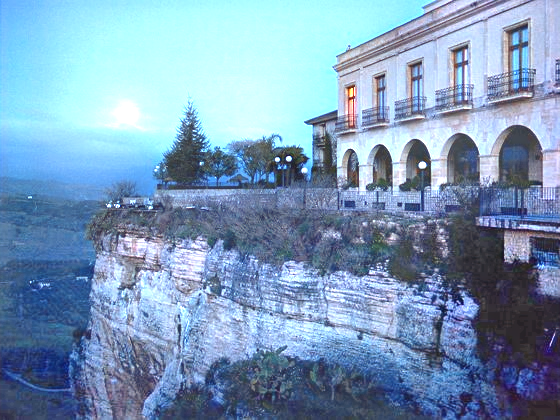
#> input picture evaluate-image-quality-master/src/images/e_2.bmp, 560 x 420 px, found by its file name
$ python calc_Image_Entropy_wx.py images/e_2.bmp
#> lines starting #> are read from the running program, lines starting #| are printed output that depends on the picture
import cv2
import sys
import matplotlib.pyplot as plt
import numpy as np


# ----------------------------
# 2022.1.4
# csxuwu@163.com
# 计算单张图像的 entropy
# ----------------------------

# args = sys.argv
# if len(args) != 2:
#     sys.exit()

def read_img( _img_name ):
    img_BGR = cv2.imread( _img_name )
#> img_BGR is the input picture: shape (420, 560, 3); mean B, G, R 185.4, 155, 124.4
    img_RGB = cv2.cvtColor( img_BGR, cv2.COLOR_BGR2RGB )

    return img_RGB

def calc_entropy( _histogram, _num_of_pixels ):
    entropy = 0

    for i in range( 256 ):
        # Calc the probability of appearance of pixel value "i"
        p = _histogram[i] / _num_of_pixels

        if p == 0:
            continue
        entropy -= p * np.log2( p )

    return entropy

if __name__ == "__main__":


    # Read one image
    img_path = r'G:\Code\Comparative-Experiment\code_comparative_experiment\quality_assessment_metrics\evaluate-image-quality-master\src\images\e_2.bmp'
    img_RGB = read_img( img_path )

    # Convert RGB to Grayscale
    img_Gray = cv2.cvtColor( img_RGB, cv2.COLOR_RGB2GRAY )
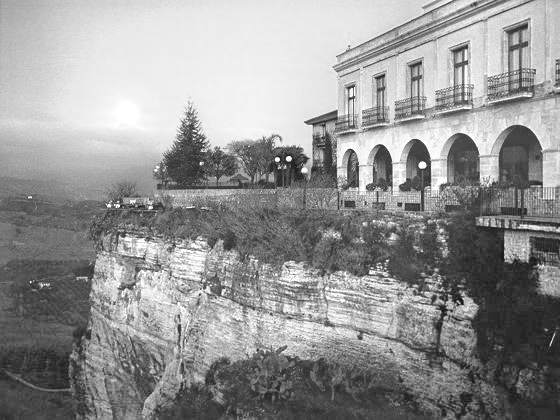
#> img_Gray: shape (420, 560); min 17, max 255, mean 149.3

    # Get histogram of the input image
    img_hist, img_bins = np.histogram( np.array( img_Gray ).flatten(), bins=np.arange( 256+1 ) )
#> img_hist = 256 values, max 3651 at index 236, min 0 at index 0, mean 918.8; img_bins = 257 values from 0 to 256
    # print( img_hist.shape ) (255,)

    # Calculate entropy of the input image
    num_of_pixels = img_RGB.shape[0] * img_RGB.shape[1]
#> num_of_pixels = 235200
    entropy = calc_entropy( img_hist, num_of_pixels )
#> the loop in calc_entropy, `for i in range( 256 ): # Calc the probability of appearance of pixel v..` made 256 passes
#> (p, entropy) on passes 18, 22, 23: (4.25e-06, 7.59e-05), (2.13e-05, 0.000406), (2.55e-05, 0.000795)
#> after the loop in calc_entropy, `for i in range( 256 ):`: entropy = 7.67
#> entropy = 7.67
    print( 'Entropy: {:.2f}'.format( entropy ) )
#| Entropy: 7.67

$ run again, with evaluate-image-quality-master/src/images/2+.bmp copied over evaluate-image-quality-master/src/images/e_2.bmp
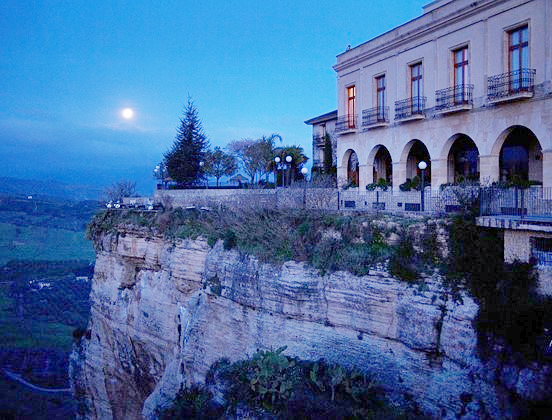
#> input picture evaluate-image-quality-master/src/images/2+.bmp, 552 x 420 px, found by its file name
#> in read_img, img_BGR is the input picture: shape (420, 552, 3); mean B, G, R 156.2, 106, 70.6
#> `img_Gray = cv2.cvtColor( img_RGB, cv2.COLOR_RGB2GRAY )`:
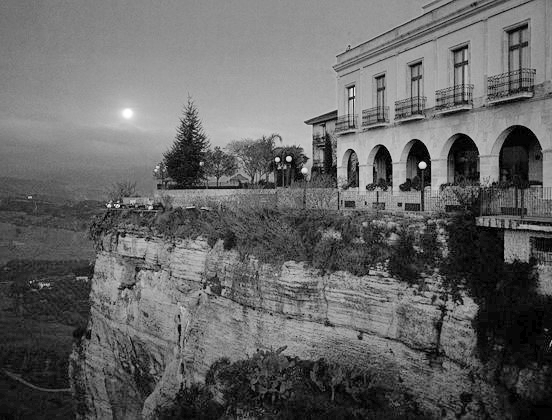
#> img_Gray: shape (420, 552); min 0, max 255, mean 101.1
#> img_hist = 256 values, max 2821 at index 147, min 0 at index 235, mean 905.6; img_bins = 257 values from 0 to 256
#> the loop in calc_entropy, `for i in range( 256 ): # Calc the probability of appearance of pixel v..` made 256 passes
#> (p, entropy) on passes 1 to 3: (0.00313, 0.026), (0.000513, 0.0316), (0.0015, 0.0457)
#> after the loop in calc_entropy, `for i in range( 256 ):`: entropy = 7.48
#| Entropy: 7.48

$ run again, with evaluate-image-quality-master/src/images/EnlightGAN.bmp copied over evaluate-image-quality-master/src/images/e_2.bmp
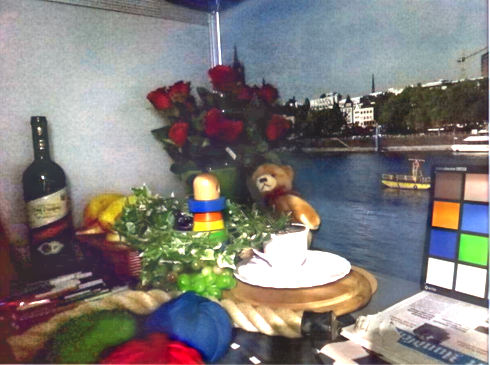
#> input picture evaluate-image-quality-master/src/images/EnlightGAN.bmp, 490 x 365 px, found by its file name
#> in read_img, img_BGR is the input picture: shape (365, 490, 3); mean B, G, R 122.5, 124.9, 128.6
#> `img_Gray = cv2.cvtColor( img_RGB, cv2.COLOR_RGB2GRAY )`:
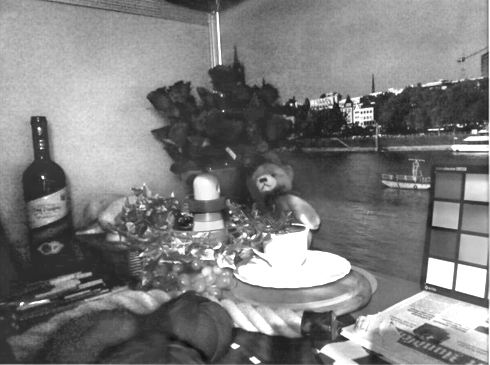
#> img_Gray: shape (365, 490); min 14, max 255, mean 125.7
#> img_hist = 256 values, max 7194 at index 255, min 0 at index 0, mean 698.6; img_bins = 257 values from 0 to 256
#> the loop in calc_entropy, `for i in range( 256 ): # Calc the probability of appearance of pixel v..` made 256 passes
#> (p, entropy) on passes 15 to 17: (1.12e-05, 0.000184), (5.59e-06, 0.000281), (1.68e-05, 0.000548)
#> after the loop in calc_entropy, `for i in range( 256 ):`: entropy = 7.54
#| Entropy: 7.54
